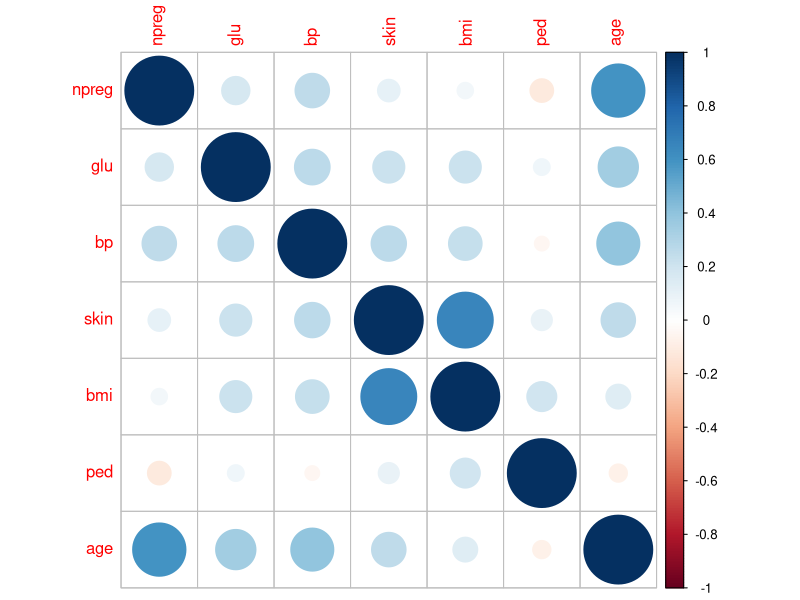
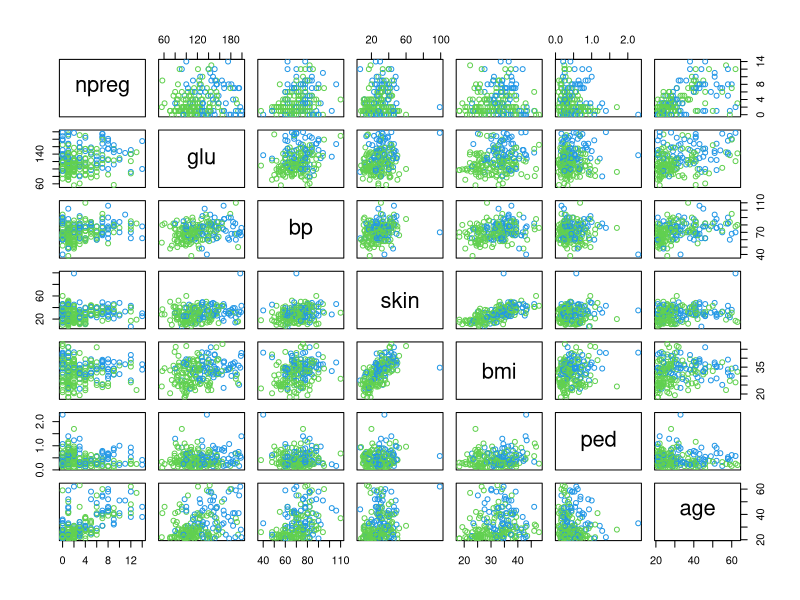
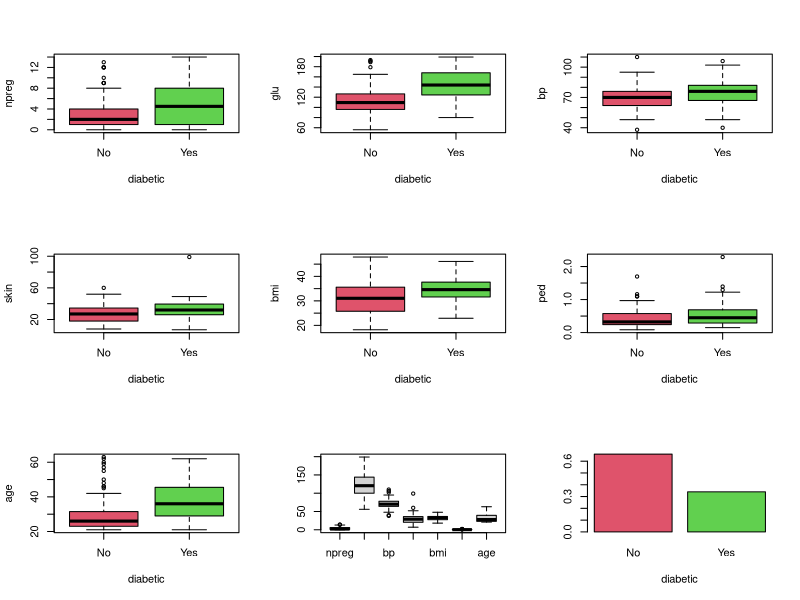
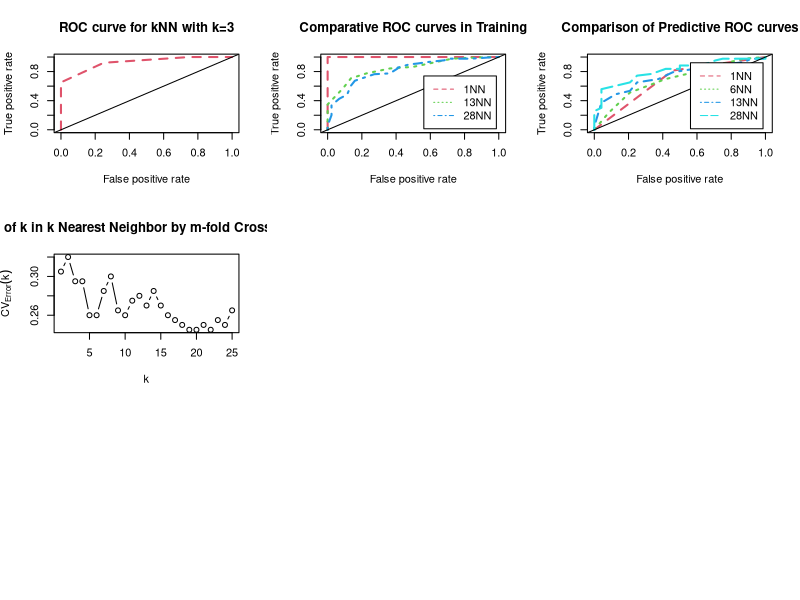
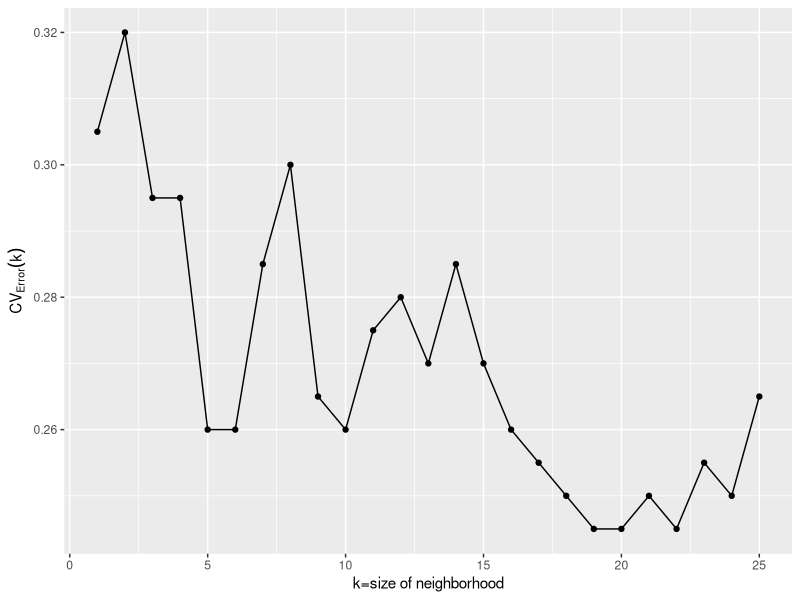
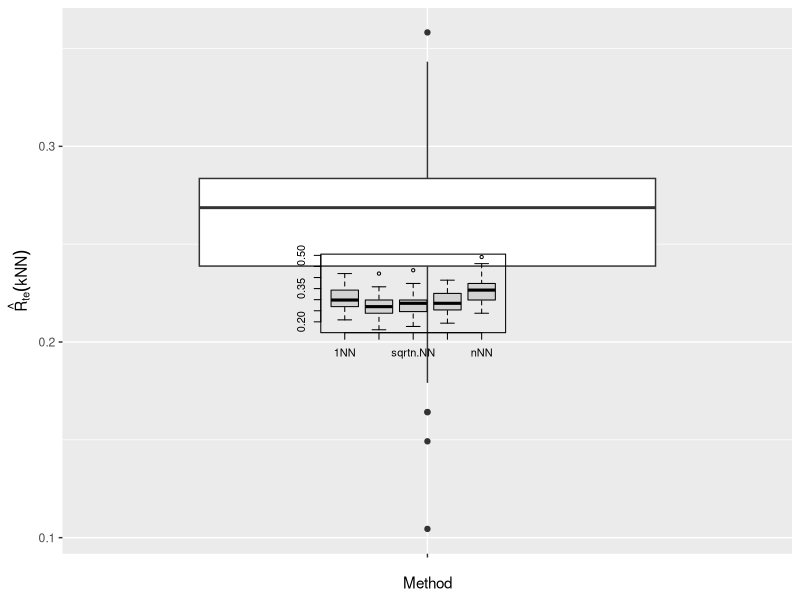
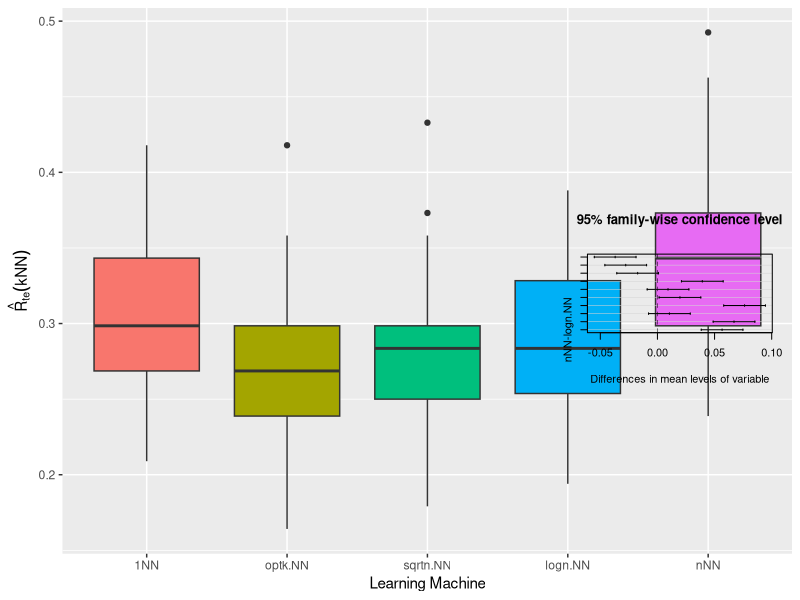

The R script that drew these images, in order:
## ---- chunk 1
  library(class)
  library(MASS)
  library(kernlab)
  library(mlbench)
  library(reshape2)
  library(ROCR)
  library(ggplot2)
## ---- chunk 2
  data(PimaIndiansDiabetes)        # load the data
  xy <- PimaIndiansDiabetes        # Store data in xy frame
  help(PimaIndiansDiabetes)        # learn stuff about this dataset
  xy <- Pima.tr
## ---- chunk 3
head(xy)
tail(xy)
## ---- chunk 4
str(xy)
## ---- chunk 5
library(xtable)
xtable(head(xy))
## ---- chunk 6
  n   <- nrow(xy)       # Sample size
  p   <- ncol(xy) - 1   # Dimensionality of the input space
  pos <- p+1            # Position of the response
  x   <- xy[,-pos]      # Data matrix: n x p matrix
  y   <- xy[, pos]      # Response vector
  n; p
## ---- chunk 7
library(corrplot)
corrplot(cor(x))
## ---- chunk 8
plot(x, col=as.numeric(y)+2)
## ---- chunk 9
 par(mfrow=c(3,3))
 for(j in 1:p)
 {
   boxplot(x[,j]~y, col=2:3, ylab=colnames(x)[j], xlab='diabetic')
 }   
## ---- chunk 10
  boxplot(x)
## ---- chunk 11
  barplot(prop.table(table(y)), col=2:3, xlab='diabetic')
## ---- chunk 12
   xy[,pos] <- as.factor(ifelse(xy[,pos]==unique(xy[,pos])[1],1,0))
    y       <- as.factor(ifelse(y==unique(y)[1],1,0))
## ---- chunk 13
# Split the data
  
  set.seed (19671210)   # Set seed for random number generation to be reproducible
  
  epsilon <- 1/3               # Proportion of observations in the test set
  nte     <- round(n*epsilon)  # Number of observations in the test set
  ntr     <- n - nte

  id.tr   <- sample(sample(sample(n)))[1:ntr]   # For a sample of ntr indices from {1,2,..,n}
  #id .tr <- sample(1:n, ntr, replace=F)        # Another way to draw from {1,2,..n}
  id.te   <- setdiff(1:n, id.tr)
## ---- chunk 14
  k        <- 9
  y.te     <- y[id.te]                                 # True responses in test set
  y.te.hat <- knn(x[id.tr,], x[id.te,], y[id.tr], k=k) # Predicted responses in test set
  
  conf.mat.te <- table(y.te, y.te.hat)
  conf.mat.te
## ---- chunk 15
  k        <- 1
  y.tr     <- y[id.tr]                                 # True responses in test set
  y.tr.hat <- knn(x[id.tr,], x[id.tr,], y[id.tr], k=k) # Predicted responses in test set
  
  conf.mat.tr <- table(y.tr, y.tr.hat)
  conf.mat.tr
## ---- chunk 16
# Indicator of error in test
  
  ind.err.te <- ifelse(y.te!=y.te.hat,1,0)      # Random variable tracking error. Indicator
  ind.err.te
  
# Identification of misclassified cases
  
  id.err     <- which(y.te!=y.te.hat)           # Which obs are misclassified  
  id.err
  
# Confusion matrix
  
  conf.mat.te <- table(y.te, y.te.hat)   
  conf.mat.te
  
# Percentage of correctly classified (accurary)
  
  pcc.te <- sum(diag(conf.mat.te))/nte
  # pcc.te <- 1-mean(ind.err.te)        # Another way from ind.err.te
  # pcc.te <- 1-length(id.err.te)/nte   # Yet another way fr
  pcc.te
  
# Test Error
  
  err.te <- 1-pcc.te                    # Complement of accurary
  err.te
## ---- chunk 17
#
#  ROC Curve: Plotting one single ROC Curve
#
  library(ROCR)
  
  y.roc <- y # as.factor(ifelse(y=='Yes',0,1))
  
  kNN.mod <- class::knn(x[id.tr,], x[id.tr,], y.roc[id.tr], k=3, prob=TRUE)
  prob    <- attr(kNN.mod, 'prob')
  prob    <- 2*ifelse(kNN.mod == "0", 1-prob, prob) - 1
  
  pred.knn <- prediction(prob, y.roc[id.tr])
  perf.knn <- performance(pred.knn, measure='tpr', x.measure='fpr')
  
  plot(perf.knn, col=2, lwd= 2, lty=2, main=paste('ROC curve for kNN with k=3'))
  abline(a=0,b=1)
## ---- chunk 18
#
# Comparative ROC Curves on the training set
# 
  library(ROCR)
  
  y.roc <- y #as.factor(ifelse(y=='Yes',0,1))
  
  kNN.mod <- class::knn(x[id.tr,], x[id.tr,], y.roc[id.tr], k=1, prob=TRUE)
  prob    <- attr(kNN.mod, 'prob')
  prob    <- 2*ifelse(kNN.mod == "0", 1-prob, prob) - 1
  
  pred.1NN <- prediction(prob, y.roc[id.tr])
  perf.1NN <- performance(pred.1NN, measure='tpr', x.measure='fpr')
  
  kNN.mod <- class::knn(x[id.tr,], x[id.tr,], y.roc[id.tr], k=13, prob=TRUE)
  prob    <- attr(kNN.mod, 'prob')
  prob    <- 2*ifelse(kNN.mod == "0", 1-prob, prob) - 1
  
  pred.13NN <- prediction(prob, y.roc[id.tr])
  perf.13NN <- performance(pred.13NN, measure='tpr', x.measure='fpr')
  
  kNN.mod <- class::knn(x[id.tr,], x[id.tr,], y.roc[id.tr], k=28, prob=TRUE)
  prob    <- attr(kNN.mod, 'prob')
  prob    <- 2*ifelse(kNN.mod == "0", 1-prob, prob) - 1
  
  pred.28NN <- prediction(prob, y.roc[id.tr])
  perf.28NN <- performance(pred.28NN, measure='tpr', x.measure='fpr')
  
  plot(perf.1NN, col=2, lwd= 2, lty=2, main=paste('Comparative ROC curves in Training'))
  plot(perf.13NN, col=3, lwd= 2, lty=3, add=TRUE)
  plot(perf.28NN, col=4, lwd= 2, lty=4, add=TRUE)
  abline(a=0,b=1)
  legend('bottomright', inset=0.05, c('1NN','13NN', '28NN'),  col=2:4, lty=2:4)
## ---- chunk 19
#
# Comparative ROC Curves on the test set
# 
  library(ROCR)
  
  y.roc <- y #as.factor(ifelse(y=='Yes',0,1))
  
  kNN.mod <- class::knn(x[id.tr,], x[id.te,], y.roc[id.tr], k=1, prob=TRUE)
  prob    <- attr(kNN.mod, 'prob')
  prob    <- 2*ifelse(kNN.mod == "0", 1-prob, prob) - 1
  
  pred.1NN <- prediction(prob, y.roc[id.te])
  perf.1NN <- performance(pred.1NN, measure='tpr', x.measure='fpr')
  
  kNN.mod <- class::knn(x[id.tr,], x[id.te,], y.roc[id.tr], k=6, prob=TRUE)
  prob    <- attr(kNN.mod, 'prob')
  prob    <- 2*ifelse(kNN.mod == "0", 1-prob, prob) - 1
  
  pred.6NN <- prediction(prob, y.roc[id.te])
  perf.6NN <- performance(pred.6NN, measure='tpr', x.measure='fpr')
  
  kNN.mod <- class::knn(x[id.tr,], x[id.te,], y.roc[id.tr], k=13, prob=TRUE)
  prob    <- attr(kNN.mod, 'prob')
  prob    <- 2*ifelse(kNN.mod == "0", 1-prob, prob) - 1
  
  pred.13NN <- prediction(prob, y.roc[id.te])
  perf.13NN <- performance(pred.13NN, measure='tpr', x.measure='fpr')
  
  kNN.mod <- class::knn(x[id.tr,], x[id.te,], y.roc[id.tr], k=28, prob=TRUE)
  prob    <- attr(kNN.mod, 'prob')
  prob    <- 2*ifelse(kNN.mod == "0", 1-prob, prob) - 1
  
  pred.28NN <- prediction(prob, y.roc[id.te])
  perf.28NN <- performance(pred.28NN, measure='tpr', x.measure='fpr')
  
  plot(perf.1NN, col=2, lwd= 2, lty=2, main=paste('Comparison of Predictive ROC curves'))
  plot(perf.6NN, col=3, lwd= 2, lty=3, add=TRUE)
  plot(perf.13NN, col=4, lwd= 2, lty=4, add=TRUE)
  plot(perf.28NN, col=5, lwd= 2, lty=5, add=TRUE)
  abline(a=0,b=1)
  legend('bottomright', inset=0.05, c('1NN','6NN','13NN', '28NN'),  col=2:5, lty=2:5)
## ---- chunk 20
  xtr <- x #x[id.tr,]          # Using the only the training for validation 
  ytr <- y #y[id.tr]           # We could use the entire sample but that's greedy
  
  vK <- seq(1, 25, by=1)    # Grid of values of k 
  nK <- length(vK)          # Number of values of k considered
  cv.error <-numeric(nK)    # Vector of cross validation errors for each k
  nc <- nrow(xtr)           # Number of observations used for cross validation 
  c   <- 10                 # Number of folds. We are doing c-fold cross validation
  
  S   <- sample(sample(nc)) # We randomly shuffle the data before starting CV
  m   <- ceiling(nc/c)      # Maximum Number of observations in each fold
  
  held.out.set <- matrix(0, nrow=c, ncol=m) # Table used to track the evolution
  
  for(ic in 1:(c-1))
  {
    held.out.set[ic,] <- S[((ic-1)*m + 1):(ic*m)]
  }
  held.out.set[c, 1:(nc-(c-1)*m)] <- S[((c-1)*m + 1):nc]  # Handling last chunk just in case n!=mc

#  
# Running the cross validation itself
#  
  for(j in 1:nK)
  { 
    for(i in 1:c)
    {   
      out <-  held.out.set[i,] 
      yhatc<- knn(xtr[-out,], xtr[out,],ytr[-out],  k=vK[j])
      cv.error[j]<-cv.error[j] + (length(out)-sum(diag(table(ytr[out],yhatc))))/length(out)
    }
    cv.error[j]<-cv.error[j]/c
  }

#  
# Plot the cross validation curve
#  
  plot(vK, cv.error, xlab='k', ylab=expression(CV[Error](k)), 
      main='Choice of k in k Nearest Neighbor by m-fold Cross Validation') 
  lines(vK, cv.error, type='c') 
## ---- chunk 21
#
#  Nicer plot with ggplot2
#
  
  cv <- data.frame(vK, cv.error)
  colnames(cv) <- c('k','error')
  
  ggplot(cv, aes(k,error))+geom_point()+geom_line()+
    labs(x='k=size of neighborhood', y=expression(CV[Error](k)))
## ---- chunk 22
# 
# Extract the optimal k yielded by cross validation 
#  
  k.opt.cv <- max(which(cv.error==min(cv.error)))
 
##############################################################
# Using the optimally tuned k let's estimate the test error  #
##############################################################
  
  set.seed (19671210)          # Set seed for random number generation to be reproducible
  
  epsilon <- 1/3               # Proportion of observations in the test set
  nte     <- round(n*epsilon)  # Number of observations in the test set
  ntr     <- n - nte
  
  #k.opt.cv <- 28
  
  R <- 100   # Number of replications
  test.err <- numeric(R)
  
  for(r in 1:R)
  {
    # Split the data
    
    id.tr   <- sample(sample(sample(n)))[1:ntr]                   # For a sample of ntr indices from {1,2,..,n}
    id.te   <- setdiff(1:n, id.tr)
  
    y.te         <- y[id.te]                                        # True responses in test set
    y.te.hat     <- knn(x[id.tr,], x[id.te,], y[id.tr], k=k.opt.cv) # Predicted responses in test set
    ind.err.te   <- ifelse(y.te!=y.te.hat,1,0)                      # Random variable tracking error. Indicator
    test.err[r]  <- mean(ind.err.te)
  }  
  
  test <- data.frame(test.err)
  colnames(test) <- c('error')
  
  ggplot(test, aes(x='', y=error))+geom_boxplot()+
  labs(x='Method', y=expression(hat(R)[te](kNN)))
  
  ##############################################################
  #  Predictively compare different kNN  learning machines     #
  ##############################################################
## ---- chunk 23
  set.seed (19671210)          # Set seed for random number generation to be reproducible
  
  epsilon <- 1/3               # Proportion of observations in the test set
  nte     <- round(n*epsilon)  # Number of observations in the test set
  ntr     <- n - nte
  
  R <- 100   # Number of replications
  test.err <- matrix(0, nrow=R, ncol=5)
  
  for(r in 1:R)
  {
    # Split the data
    
    id.tr   <- sample(sample(sample(n)))[1:ntr]                   # For a sample of ntr indices from {1,2,..,n}
    id.te   <- setdiff(1:n, id.tr)
    
    y.te         <- y[id.te]                                        # True responses in test set
    
    # First machine: 1NN
    
    y.te.hat     <- knn(x[id.tr,], x[id.te,], y[id.tr], k=1)        # Predicted responses in test set
    ind.err.te   <- ifelse(y.te!=y.te.hat,1,0)                      # Random variable tracking error. Indicator
    test.err[r,1]  <- mean(ind.err.te)
    
    # Second machine: Our optimal NN found earlier with k=k.opt.cv
    y.te.hat     <- knn(x[id.tr,], x[id.te,], y[id.tr], k=k.opt.cv) # Predicted responses in test set
    ind.err.te   <- ifelse(y.te!=y.te.hat,1,0)                      # Random variable tracking error. Indicator
    test.err[r,2]  <- mean(ind.err.te)
    
    # Third machine: k=round(sqrt(n))
    y.te.hat     <- knn(x[id.tr,], x[id.te,], y[id.tr], k=round(sqrt(n)))       # Predicted responses in test set
    ind.err.te   <- ifelse(y.te!=y.te.hat,1,0)                      # Random variable tracking error. Indicator
    test.err[r,3]  <- mean(ind.err.te)
    
    
  # Fourth machine: k=round(log(n))
    y.te.hat     <- knn(x[id.tr,], x[id.te,], y[id.tr], k=round(log(n)))       # Predicted responses in test set
    ind.err.te   <- ifelse(y.te!=y.te.hat,1,0)                      # Random variable tracking error. Indicator
    test.err[r,4]  <- mean(ind.err.te)
    
      
  # Fourth machine: k=log(n)
    y.te.hat     <- knn(x[id.tr,], x[id.te,], y[id.tr], k=n)       # Predicted responses in test set
    ind.err.te   <- ifelse(y.te!=y.te.hat,1,0)                      # Random variable tracking error. Indicator
    test.err[r,5]  <- mean(ind.err.te)
  }  
  
  test <- data.frame(test.err)
  Method<-c('1NN', 'optk.NN', 'sqrtn.NN', 'logn.NN', 'nNN')
  colnames(test) <- Method
  boxplot(test)
## ---- chunk 24
  require(reshape2)
  ggplot(data = melt(test), aes(x=variable, y=value)) + geom_boxplot(aes(fill=variable))+
    labs(x='Learning Machine', y=expression(hat(R)[te](kNN)))+
    theme(legend.position="none") 
## ---- chunk 25
#  
# Is the difference between the methods significant
#  
  aov.method <- aov(value~variable, data=melt(test))
  anova(aov.method)
  #summary(aov.method)
  
  TukeyHSD(aov.method, ordered = TRUE)
  plot(TukeyHSD(aov.method))
